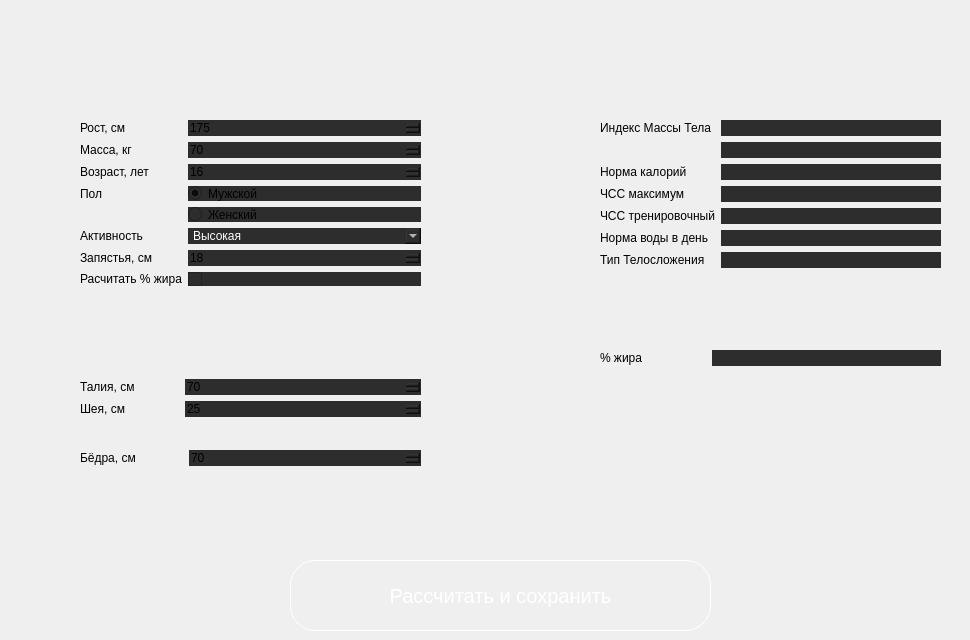
          <widget class="QWidget" name="page_2">
           <widget class="QGroupBox" name="groupBox_5">
            <property name="geometry">
             <rect>
              <x>570</x>
              <y>110</y>
              <width>391</width>
              <height>401</height>
             </rect>
            </property>
            <property name="styleSheet">
             <string notr="true">QLineEdit:hover {
	background-color: rgb(85, 170, 255);
}
QGroupBox{
color:#fff;
border-radius:25px;
font-size:20px;
}
</string>
            </property>
            <property name="title">
             <string/>
            </property>
            <widget class="QWidget" name="formLayoutWidget_4">
             <property name="geometry">
              <rect>
               <x>30</x>
               <y>10</y>
               <width>341</width>
               <height>222</height>
              </rect>
             </property>
             <layout class="QFormLayout" name="formLayout_4">
              <item row="0" column="0">
               <widget class="QLabel" name="label_IMT">
                <property name="styleSheet">
                 <string notr="true">border:none</string>
                </property>
                <property name="text">
                 <string>Индекс Массы Тела</string>
                </property>
               </widget>
              </item>
              <item row="0" column="1">
               <widget class="QLineEdit" name="lineEdit_IMT_value">
                <property name="styleSheet">
                 <string notr="true">QLineEdit{
border:none;
background-color: rgb(45, 45, 45);}
QLineEdit:hover {
	background-color: rgb(85, 170, 255);
}</string>
                </property>
                <property name="readOnly">
                 <bool>true</bool>
                </property>
               </widget>
              </item>
              <item row="2" column="0">
               <widget class="QLabel" name="label_metabolism">
                <property name="styleSheet">
                 <string notr="true">border:none</string>
                </property>
                <property name="text">
                 <string>Норма калорий</string>
                </property>
               </widget>
              </item>
              <item row="2" column="1">
               <widget class="QLineEdit" name="lineEdit_metabolism">
                <property name="styleSheet">
                 <string notr="true">QLineEdit{
border:none;
background-color: rgb(45, 45, 45);}
QLineEdit:hover {
	background-color: rgb(85, 170, 255);
}</string>
                </property>
                <property name="readOnly">
                 <bool>true</bool>
                </property>
               </widget>
              </item>
              <item row="3" column="0">
               <widget class="QLabel" name="label_hr_max">
                <property name="styleSheet">
                 <string notr="true">border:none</string>
                </property>
                <property name="text">
                 <string>ЧСС максимум</string>
                </property>
               </widget>
              </item>
              <item row="3" column="1">
               <widget class="QLineEdit" name="lineEdit_hr_max">
                <property name="styleSheet">
                 <string notr="true">QLineEdit{
border:none;
background-color: rgb(45, 45, 45);}
QLineEdit:hover {
	background-color: rgb(85, 170, 255);
}</string>
                </property>
                <property name="text">
                 <string/>
                </property>
                <property name="readOnly">
                 <bool>true</bool>
                </property>
               </widget>
              </item>
              <item row="4" column="0">
               <widget class="QLabel" name="label_hr_train">
                <property name="styleSheet">
                 <string notr="true">border:none</string>
                </property>
                <property name="text">
                 <string>ЧСС тренировочный</string>
                </property>
               </widget>
              </item>
              <item row="4" column="1">
               <widget class="QLineEdit" name="lineEdit_hr_train">
                <property name="styleSheet">
                 <string notr="true">QLineEdit{
border:none;
background-color: rgb(45, 45, 45);}
QLineEdit:hover {
	background-color: rgb(85, 170, 255);
}</string>
                </property>
                <property name="readOnly">
                 <bool>true</bool>
                </property>
               </widget>
              </item>
              <item row="5" column="0">
               <widget class="QLabel" name="label_water">
                <property name="styleSheet">
                 <string notr="true">border:none</string>
                </property>
                <property name="text">
                 <string>Норма воды в день</string>
                </property>
               </widget>
              </item>
              <item row="5" column="1">
               <widget class="QLineEdit" name="lineEdit_water">
                <property name="styleSheet">
                 <string notr="true">QLineEdit{
border:none;
background-color: rgb(45, 45, 45);}
QLineEdit:hover {
	background-color: rgb(85, 170, 255);
}</string>
                </property>
                <property name="readOnly">
                 <bool>true</bool>
                </property>
               </widget>
              </item>
              <item row="1" column="1">
               <widget class="QLineEdit" name="lineEdit_IMT_status">
                <property name="styleSheet">
                 <string notr="true">QLineEdit{
border:none;
background-color: rgb(45, 45, 45);}
QLineEdit:hover {
	background-color: rgb(85, 170, 255);
}</string>
                </property>
                <property name="readOnly">
                 <bool>true</bool>
                </property>
               </widget>
              </item>
              <item row="6" column="0">
               <widget class="QLabel" name="label_type">
                <property name="text">
                 <string>Тип Телосложения</string>
                </property>
               </widget>
              </item>
              <item row="6" column="1">
               <widget class="QLineEdit" name="lineEdit_type">
                <property name="styleSheet">
                 <string notr="true">QLineEdit{
border:none;
background-color: rgb(45, 45, 45);}
QLineEdit:hover {
	background-color: rgb(85, 170, 255);
}</string>
                </property>
                <property name="readOnly">
                 <bool>true</bool>
                </property>
               </widget>
              </item>
             </layout>
            </widget>
            <widget class="QGroupBox" name="groupBox_4">
             <property name="geometry">
              <rect>
               <x>30</x>
               <y>240</y>
               <width>351</width>
               <height>31</height>
              </rect>
             </property>
             <property name="styleSheet">
              <string notr="true">border:none</string>
             </property>
             <property name="title">
              <string/>
             </property>
             <widget class="QWidget" name="formLayoutWidget_5">
              <property name="geometry">
               <rect>
                <x>0</x>
                <y>0</y>
                <width>341</width>
                <height>31</height>
               </rect>
              </property>
              <layout class="QFormLayout" name="formLayout_5">
               <item row="0" column="0">
                <widget class="QLabel" name="label_fat_percent">
                 <property name="text">
                  <string>% жира                   </string>
                 </property>
                </widget>
               </item>
               <item row="0" column="1">
                <widget class="QLineEdit" name="lineEdit_percent">
                 <property name="enabled">
                  <bool>true</bool>
                 </property>
                 <property name="styleSheet">
                  <string notr="true">QLineEdit{
border:none;
background-color: rgb(45, 45, 45);}
QLineEdit:hover {
	background-color: rgb(85, 170, 255);
}</string>
                 </property>
                 <property name="text">
                  <string/>
                 </property>
                 <property name="readOnly">
                  <bool>true</bool>
                 </property>
                </widget>
               </item>
              </layout>
             </widget>
            </widget>
           </widget>
           <widget class="QLabel" name="label_img_calculator">
            <property name="geometry">
             <rect>
              <x>460</x>
              <y>0</y>
              <width>111</width>
              <height>101</height>
             </rect>
            </property>
            <property name="text">
             <string/>
            </property>
            <property name="pixmap">
             <pixmap>img/icons/calculator3.ico</pixmap>
            </property>
           </widget>
           <widget class="QGroupBox" name="groupBox_3">
            <property name="geometry">
             <rect>
              <x>50</x>
              <y>110</y>
              <width>391</width>
              <height>401</height>
             </rect>
            </property>
            <property name="styleSheet">
             <string notr="true">


QGroupBox{
border-radius:25px;
font-size:20px;

}
</string>
            </property>
            <property name="title">
             <string/>
            </property>
            <widget class="QGroupBox" name="groupBox">
             <property name="enabled">
              <bool>true</bool>
             </property>
             <property name="geometry">
              <rect>
               <x>10</x>
               <y>260</y>
               <width>361</width>
               <height>71</height>
              </rect>
             </property>
             <property name="styleSheet">
              <string notr="true">border:none;</string>
             </property>
             <property name="title">
              <string/>
             </property>
             <widget class="QWidget" name="formLayoutWidget_2">
              <property name="geometry">
               <rect>
                <x>20</x>
                <y>9</y>
                <width>341</width>
                <height>101</height>
               </rect>
              </property>
              <layout class="QFormLayout" name="formLayout_2">
               <item row="0" column="0">
                <widget class="QLabel" name="label_waist">
                 <property name="text">
                  <string>Талия, см             </string>
                 </property>
                </widget>
               </item>
               <item row="0" column="1">
                <widget class="QSpinBox" name="spinBox_waist">
                 <property name="enabled">
                  <bool>true</bool>
                 </property>
                 <property name="styleSheet">
                  <string notr="true">QSpinBox{
border:none;
background-color: rgb(45, 45, 45);}
QSpinBox:hover {
	background-color: rgb(85, 170, 255);
}</string>
                 </property>
                 <property name="minimum">
                  <number>38</number>
                 </property>
                 <property name="maximum">
                  <number>170</number>
                 </property>
                 <property name="value">
                  <number>70</number>
                 </property>
                </widget>
               </item>
               <item row="1" column="0">
                <widget class="QLabel" name="label_neck">
                 <property name="text">
                  <string>Шея, см                </string>
                 </property>
                </widget>
               </item>
               <item row="1" column="1">
                <widget class="QSpinBox" name="spinBox_neck">
                 <property name="styleSheet">
                  <string notr="true">QSpinBox{
border:none;
background-color: rgb(45, 45, 45);}
QSpinBox:hover {
	background-color: rgb(85, 170, 255);
}</string>
                 </property>
                 <property name="minimum">
                  <number>10</number>
                 </property>
                 <property name="maximum">
                  <number>50</number>
                 </property>
                 <property name="value">
                  <number>25</number>
                 </property>
                </widget>
               </item>
              </layout>
             </widget>
            </widget>
            <widget class="QGroupBox" name="groupBox_2">
             <property name="geometry">
              <rect>
               <x>10</x>
               <y>340</y>
               <width>371</width>
               <height>31</height>
              </rect>
             </property>
             <property name="styleSheet">
              <string notr="true">border:none;</string>
             </property>
             <property name="title">
              <string/>
             </property>
             <widget class="QWidget" name="formLayoutWidget_3">
              <property name="geometry">
               <rect>
                <x>20</x>
                <y>0</y>
                <width>341</width>
                <height>31</height>
               </rect>
              </property>
              <layout class="QFormLayout" name="formLayout_3">
               <item row="0" column="0">
                <widget class="QLabel" name="label_hip">
                 <property name="text">
                  <string>Бёдра, см              </string>
                 </property>
                </widget>
               </item>
               <item row="0" column="1">
                <widget class="QSpinBox" name="spinBox_hip">
                 <property name="styleSheet">
                  <string notr="true">QSpinBox{
border:none;
background-color: rgb(45, 45, 45);}
QSpinBox:hover {
	background-color: rgb(85, 170, 255);
}</string>
                 </property>
                 <property name="minimum">
                  <number>40</number>
                 </property>
                 <property name="maximum">
                  <number>170</number>
                 </property>
                 <property name="value">
                  <number>70</number>
                 </property>
                </widget>
               </item>
              </layout>
             </widget>
            </widget>
            <widget class="QWidget" name="formLayoutWidget">
             <property name="geometry">
              <rect>
               <x>30</x>
               <y>10</y>
               <width>341</width>
               <height>261</height>
              </rect>
             </property>
             <layout class="QFormLayout" name="formLayout">
              <item row="0" column="0">
               <widget class="QLabel" name="label_height">
                <property name="styleSheet">
                 <string notr="true">border:none</string>
                </property>
                <property name="text">
                 <string>Рост, см</string>
                </property>
               </widget>
              </item>
              <item row="0" column="1">
               <widget class="QSpinBox" name="spinBox_height">
                <property name="styleSheet">
                 <string notr="true">QSpinBox{
border:none;
background-color: rgb(45, 45, 45);}
QSpinBox:hover {
	background-color: rgb(85, 170, 255);
}</string>
                </property>
                <property name="minimum">
                 <number>54</number>
                </property>
                <property name="maximum">
                 <number>272</number>
                </property>
                <property name="value">
                 <number>175</number>
                </property>
               </widget>
              </item>
              <item row="1" column="0">
               <widget class="QLabel" name="label_weight">
                <property name="styleSheet">
                 <string notr="true">border:none</string>
                </property>
                <property name="text">
                 <string>Масса, кг</string>
                </property>
               </widget>
              </item>
              <item row="1" column="1">
               <widget class="QSpinBox" name="spinBox_weight">
                <property name="styleSheet">
                 <string notr="true">QSpinBox{
border:none;
background-color: rgb(45, 45, 45);}
QSpinBox:hover {
	background-color: rgb(85, 170, 255);
}</string>
                </property>
                <property name="minimum">
                 <number>17</number>
                </property>
                <property name="maximum">
                 <number>635</number>
                </property>
                <property name="value">
                 <number>70</number>
                </property>
               </widget>
              </item>
              <item row="2" column="0">
               <widget class="QLabel" name="label_age">
                <property name="styleSheet">
                 <string notr="true">border:none</string>
                </property>
                <property name="text">
                 <string>Возраст, лет</string>
                </property>
               </widget>
              </item>
              <item row="2" column="1">
               <widget class="QSpinBox" name="spinBox_age">
                <property name="styleSheet">
                 <string notr="true">QSpinBox{
border:none;
background-color: rgb(45, 45, 45);}
QSpinBox:hover {
	background-color: rgb(85, 170, 255);
}</string>
                </property>
                <property name="minimum">
                 <number>14</number>
                </property>
                <property name="maximum">
                 <number>120</number>
                </property>
                <property name="value">
                 <number>16</number>
                </property>
               </widget>
              </item>
              <item row="3" column="0">
               <widget class="QLabel" name="label_gender">
                <property name="styleSheet">
                 <string notr="true">border:none</string>
                </property>
                <property name="text">
                 <string>Пол</string>
                </property>
               </widget>
              </item>
              <item row="3" column="1">
               <widget class="QRadioButton" name="radioButton_male">
                <property name="styleSheet">
                 <string notr="true">QRadioButton{
border:none;
background-color: rgb(45, 45, 45);}
QRadioButton:hover {
	background-color: rgb(85, 170, 255);
}</string>
                </property>
                <property name="text">
                 <string>Мужской</string>
                </property>
                <property name="checked">
                 <bool>true</bool>
                </property>
               </widget>
              </item>
              <item row="4" column="1">
               <widget class="QRadioButton" name="radioButton_female">
                <property name="styleSheet">
                 <string notr="true">QRadioButton{
border:none;
background-color: rgb(45, 45, 45);}
QRadioButton:hover {
	background-color: rgb(85, 170, 255);
}</string>
                </property>
                <property name="text">
                 <string>Женский</string>
                </property>
               </widget>
              </item>
              <item row="5" column="0">
               <widget class="QLabel" name="label_activity">
                <property name="styleSheet">
                 <string notr="true">border:none</string>
                </property>
                <property name="text">
                 <string>Активность</string>
                </property>
               </widget>
              </item>
              <item row="5" column="1">
               <widget class="QComboBox" name="comboBox_activity">
                <property name="styleSheet">
                 <string notr="true">
QComboBox{
border:none;
color:white;
background-color: rgb(45, 45, 45);
}
QComboBox:hover {
	background-color: rgb(85, 170, 255);
}</string>
                </property>
                <property name="currentIndex">
                 <number>3</number>
                </property>
                <item>
                 <property name="text">
                  <string extracomment="1">Очень низкая</string>
                 </property>
                </item>
                <item>
                 <property name="text">
                  <string>Низкая</string>
                 </property>
                </item>
                <item>
                 <property name="text">
                  <string>Средняя</string>
                 </property>
                </item>
                <item>
                 <property name="text">
                  <string>Высокая</string>
                 </property>
                </item>
                <item>
                 <property name="text">
                  <string>Очень высокая</string>
                 </property>
                </item>
               </widget>
              </item>
              <item row="7" column="0">
               <widget class="QLabel" name="label_check_fat">
                <property name="styleSheet">
                 <string notr="true">border:none</string>
                </property>
                <property name="text">
                 <string>Расчитать % жира</string>
                </property>
               </widget>
              </item>
              <item row="7" column="1">
               <widget class="QCheckBox" name="checkBox_fat">
                <property name="styleSheet">
                 <string notr="true">QCheckBox{
border:none;
background-color: rgb(45, 45, 45);}
QCheckBox:hover {
	background-color: rgb(85, 170, 255);
}</string>
                </property>
                <property name="text">
                 <string/>
                </property>
                <property name="checked">
                 <bool>false</bool>
                </property>
               </widget>
              </item>
              <item row="6" column="0">
               <widget class="QLabel" name="label_wrist">
                <property name="text">
                 <string>Запястья, см</string>
                </property>
               </widget>
              </item>
              <item row="6" column="1">
               <widget class="QSpinBox" name="spinBox_wrist">
                <property name="styleSheet">
                 <string notr="true">QSpinBox{
border:none;
background-color: rgb(45, 45, 45);}
QSpinBox:hover {
	background-color: rgb(85, 170, 255);
}</string>
                </property>
                <property name="minimum">
                 <number>10</number>
                </property>
                <property name="maximum">
                 <number>50</number>
                </property>
                <property name="value">
                 <number>18</number>
                </property>
               </widget>
              </item>
             </layout>
            </widget>
           </widget>
           <widget class="QPushButton" name="pushButton_calculate">
            <property name="geometry">
             <rect>
              <x>290</x>
              <y>560</y>
              <width>421</width>
              <height>71</height>
             </rect>
            </property>
            <property name="styleSheet">
             <string notr="true">
QPushButton {
border:1px solid #fff;
border-radius:25px;
font-size:20px;
color:#fff;
}
QPushButton:hover {
	background-color: rgb(85, 170, 255);
}</string>
            </property>
            <property name="text">
             <string>Рассчитать и сохранить</string>
            </property>
           </widget>
           <widget class="QLabel" name="label_img_arrow">
            <property name="geometry">
             <rect>
              <x>450</x>
              <y>230</y>
              <width>111</width>
              <height>141</height>
             </rect>
            </property>
            <property name="text">
             <string/>
            </property>
            <property name="pixmap">
             <pixmap>img/right-arrow - Copy.png</pixmap>
            </property>
           </widget>
          </widget>
